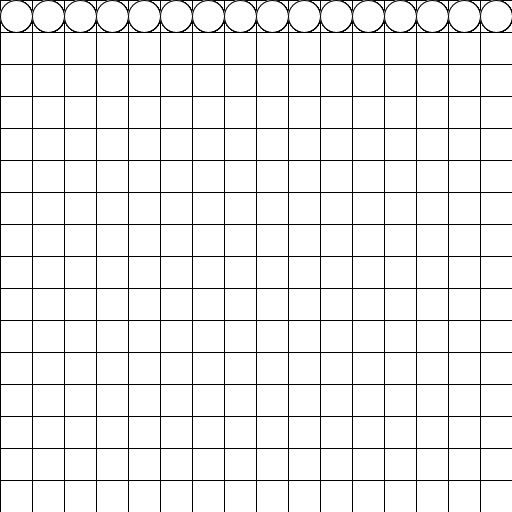
Frame 1 (no input)
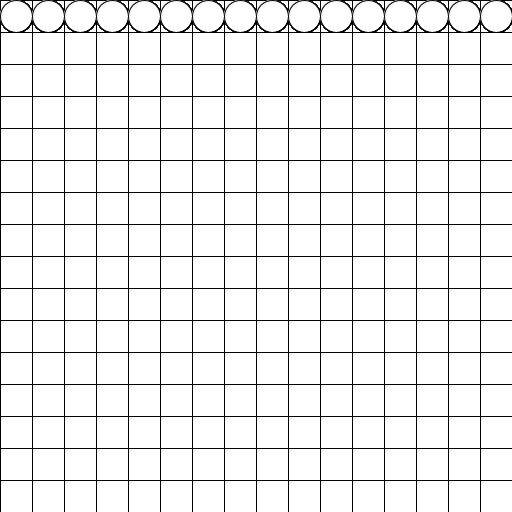
Frame 60 (the mouse pressed at the canvas centre just before this capture)
Frame 120 (the mouse held since frame 60 and released just before this capture): identical to frame 60, image omitted

The Processing sketch that drew these frames (run headless with seeded random() and noise(); from frame 60 on, the mouse is pressed at the canvas centre):

// Processing sketch: grid
// ── grid.pde


int col1 = color(90, 100, 75);
int col2 = color(207, 91, 73);
int col3 = color(242, 130, 64);
int col4 = color(167, 201, 136);
int col5 = color(224, 30, 110);
int col6 = color(229, 157, 132);
int col7 = color(126, 93, 59);
int col8 = color(237, 90, 45);
int col9 = color(0, 89, 174);
int col10 = color(106, 74, 46);
int col11 = color(255, 208, 45);
int col12 = color(162, 154, 144);
int col13 = color(86, 143, 116);
int col14 = color(15, 89, 70);
int col15 = color(170, 19, 62);

int grid[] = {  1, 2, 3, 4, 5, 6, 7, 8,
                9, 10, 11, 12, 13, 14, 15, 16,
                17, 18, 19, 20, 21, 22, 23, 24, 
                25, 26, 27, 28, 29, 30, 31, 32,
                33, 34, 35, 36, 37, 38, 39, 40, 
                41, 42, 43, 44, 45, 46, 47, 48,
                49, 50, 51, 52, 53, 54, 55, 56,
                57, 58, 59, 60, 61, 62, 63, 64 };
                

void setup() {
  size(512,512);
  background(255);
  stroke(0);
  smooth();
  
}

void draw() {

  int g = width / 16; 
  int h = height / 32;

  for( int j = 0; j < width; j += g) {
     line(0, j, width, j); 
     line(j, 0, j, height);
     
     for( int i = 1; i < 9; i++) {
       println(i);
       ellipse(h + j, h, g, g);
     }
  }


    
}
